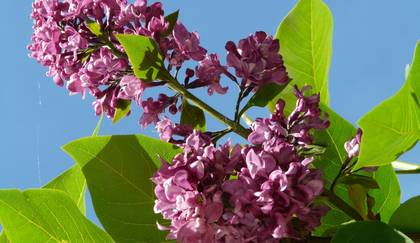
#> input picture docs/images/丁香_1.jpg, 420 x 243 px
$ python -i manual_fetch.py   (imports and definitions only)
#> lines starting #> are read from the running program, lines starting #| are printed output that depends on the picture
# -*- coding: utf-8 -*-
"""手工关键词抓取：为指定药物用人工挑选的关键词抓 1~2 张可信图片。

用法: python manual_fetch.py
规则写在 MANUAL 字典里：药名 -> [关键词1, 关键词2, ...]
"""
import json
import os
import re
import sys
import time

from PIL import Image, ImageFilter

sys.path.insert(0, os.path.join(os.path.dirname(os.path.abspath(__file__))))
sys.path.insert(0, os.path.dirname(os.path.dirname(os.path.dirname(os.path.abspath(__file__)))))
import fetch_images as F

ROOT = os.path.dirname(os.path.dirname(os.path.dirname(os.path.abspath(__file__))))
HERE = ROOT
IMG = os.path.join(HERE, "images")
MANIFEST = os.path.join(HERE, "images_manifest.json")

# 绝不接受的来源/标题（软件、素材、地图、电商等）
REJECT_HOST = ("zcool", "58pic", "zsucai", "51yuansu", "ooopic", "tukuppt",
               "ziti", "font", "shufazidian", "zdic", "cidian", "pexels",
               "unsplash", "pixabay", "freepik", "dreamstime", "shutterstock",
               "wallpaper", "desktoppr", "tieba", "bilibili", "tmall", "taobao",
               "1688", "jd.com", "alibaba", "iloveimg", "imageto", "jpg", "png",
               "convert", "online", "tool", "editor")
REJECT_TITLE = ("logo", "图标", "字体", "书法", "字帖", "字典", "函数", "公式",
                "曲线", "流程图", "结构图", "图表", "示意", "ppt", "壁纸",
                "头像", "表情包", "动漫", "漫画", "游戏", "海报", "宣传",
                "广告", "价格", "行情", "股票", "教程", "视频", "包装", "礼盒",
                "功效与作用", "性味归经", "中药与健康", "每天认识", "认识中药",
                "大全", "排行", "品牌", "旗舰店", "多少钱", "包邮", "销量",
                "png", "jpg", "jpeg", "webp", "convert", "edit", "online",
                "map", "地图", "军事", "航母", "电影", "旅游", "风景", "美女")

MANUAL = {
    "青黛": ["青黛 中药 饮片 实物", "青黛 药材 粉末 深蓝", "青黛 植物 马蓝"],
    "雷公藤": ["雷公藤 植物 花", "雷公藤 药材 根", "雷公藤 原植物"],
    "丁香": ["丁香 中药 药材 实物", "丁香 花蕾 药材", "丁香 饮片"],
    "槟榔": ["槟榔 饮片 实物", "槟榔 种子 药材", "槟榔 切片"],
    "竹沥": ["竹沥 药材", "竹沥 中药 液体 饮片", "鲜竹沥 中药"],
    "磁石": ["磁石 矿物 药材", "磁石 中药 矿石", "磁铁矿 矿石"],
    "西洋参": ["西洋参 饮片 实物", "西洋参 切片 药材", "西洋参 根"],
}


def text_heavy(path):
#> called with path = '../../docs/images/丁香_1.jpg'
    im = Image.open(path).convert("L").resize((320, 240))
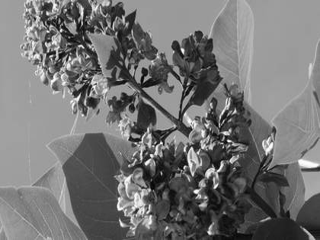
#> im: PIL image 320x240 L; min 3, max 255, mean 115.5
    px = list(im.getdata())
#> px = 76800 items
    white = sum(1 for p in px if p > 228) / float(len(px))
#> white = 0.0062
    dark = sum(1 for p in px if p < 110) / float(len(px))
#> dark = 0.414
    edges = im.filter(ImageFilter.FIND_EDGES)
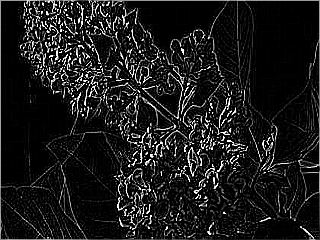
#> edges: PIL image 320x240 L; min 0, max 255, mean 27.2
    ep = list(edges.getdata())
#> ep = 76800 items
    emid = sum(1 for p in ep if 60 < p < 200) / float(len(ep))
#> emid = 0.109
    return white, dark, emid


# [114 lines left out: functions ok_image, score, fetch, main, not called in this run]


# [2 lines not run here, left out]

>>> result = text_heavy('../../docs/images/丁香_1.jpg')
#> result = (0.0062, 0.414, 0.109)

$ run again, on docs/images/天冬_3.jpg
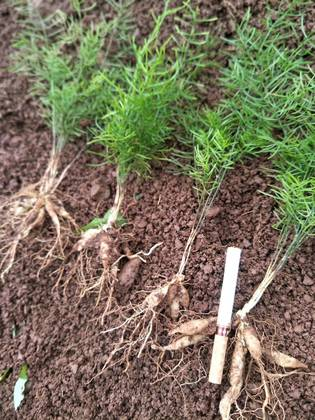
#> input picture docs/images/天冬_3.jpg, 315 x 420 px
#> in text_heavy, `im = Image.open(path).convert("L").resize((320, 240))`:
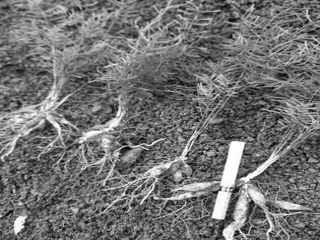
#> im: PIL image 320x240 L; min 0, max 255, mean 115.4
#> px = 76800 items
#> white = 0.0238
#> dark = 0.482
#> in text_heavy, `edges = im.filter(ImageFilter.FIND_EDGES)`:
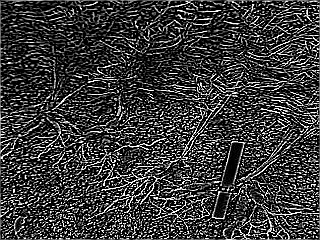
#> edges: PIL image 320x240 L; min 0, max 255, mean 59.1
#> ep = 76800 items
#> emid = 0.253
#> result = (0.0238, 0.482, 0.253)

$ run again, on docs/images/天麻_3.jpg
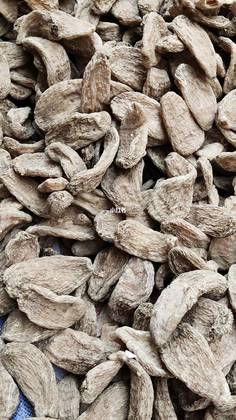
#> input picture docs/images/天麻_3.jpg, 236 x 420 px
#> in text_heavy, `im = Image.open(path).convert("L").resize((320, 240))`:
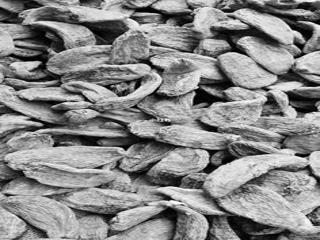
#> im: PIL image 320x240 L; min 0, max 255, mean 135.6
#> px = 76800 items
#> white = 0.012
#> dark = 0.328
#> in text_heavy, `edges = im.filter(ImageFilter.FIND_EDGES)`:
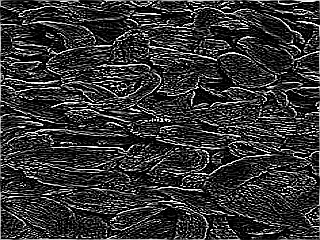
#> edges: PIL image 320x240 L; min 0, max 255, mean 50.1
#> ep = 76800 items
#> emid = 0.228
#> result = (0.012, 0.328, 0.228)

$ run again, on docs/images/小茴香_2.jpg
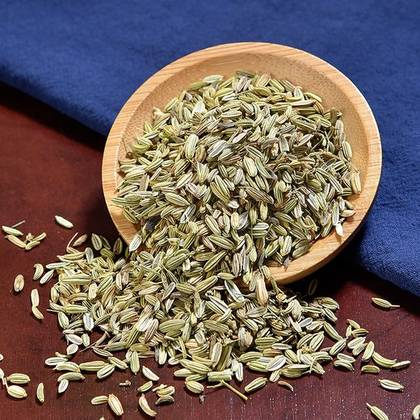
#> input picture docs/images/小茴香_2.jpg, 420 x 420 px
#> in text_heavy, `im = Image.open(path).convert("L").resize((320, 240))`:
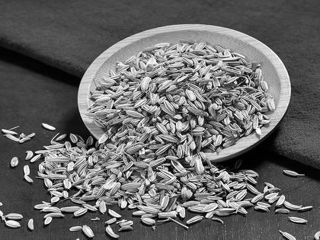
#> im: PIL image 320x240 L; min 0, max 255, mean 103.4
#> px = 76800 items
#> white = 0.015
#> dark = 0.629
#> in text_heavy, `edges = im.filter(ImageFilter.FIND_EDGES)`:
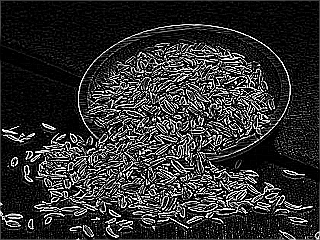
#> edges: PIL image 320x240 L; min 0, max 255, mean 47
#> ep = 76800 items
#> emid = 0.126
#> result = (0.015, 0.629, 0.126)
